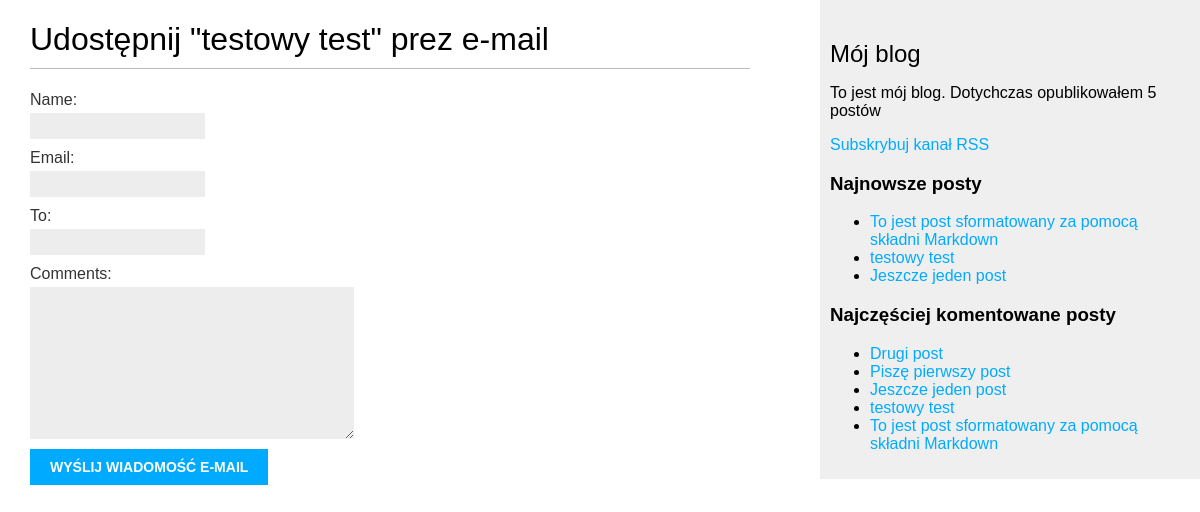
/blog/4/share/, run on the app's committed database.
### blog/models.py (models this page shows, shortened)
class Post(models.Model):
    STATUS_CHOICES = (
        ('draft', 'Roboczy'),
        ('published', 'Opublikowany'),
    )
    objects = models.Manager() # Menedżer domyślny
    published = PublishedManager() # Menedżer niestandardowy
    title = models.CharField(max_length=250)
    slug = models.SlugField(max_length=250,
                            unique_for_date='publish')
    author = models.ForeignKey(User, related_name='blog_posts', on_delete=models.CASCADE)
    body = models.TextField()
    publish = models.DateTimeField(default=timezone.now)
    created = models.DateTimeField(auto_now_add=True)
    updated = models.DateTimeField(auto_now=True)
    status = models.CharField(max_length=10,
                              choices=STATUS_CHOICES,
                              default='draft')
    class Meta:
        ordering = ('-publish',)
    def get_absolute_url(self):
        return  reverse('blog:post_detail',
                        args=[self.publish.year,
                              self.publish.strftime('%m'),
                              self.publish.strftime('%d'),
                              self.slug])
    tags = TaggableManager()

### blog/views.py (the view)
# urls.py: url(r'^(?P<post_id>\d+)/share/$', views.post_share,
def post_share(request, post_id):
    post = get_object_or_404(Post, id=post_id, status='published')
    sent = False
    if request.method == 'POST':
        form = EmailPostForm(request.POST)
        if form.is_valid():
            cd = form.cleaned_data
            post_url = request.build_absolute_uri(
                post.get_absolute_url()
            )
            subject = '{} ({}) zachęca do przeczytania "{}"'.format(cd['name'],
                                                                    cd['email'], post.title)
            message = 'Przeczytaj post "{}" na stronie {}\n\n Komentarz dodany' \
                      'przez {}: {}'.format(post.title,post_url, cd['name'], cd['comments'])
            send_mail(subject, message, 'Bary@myblog.com', [cd['to']])
            sent = True
    else:
        form = EmailPostForm()
    return render(request, 'blog/post/share.html', {'post': post,
                                                    'form': form,
                                                    'sent': sent})

### blog/forms.py
class EmailPostForm(forms.Form):
    name = forms.CharField(max_length=25)
    email = forms.EmailField()
    to = forms.EmailField()
    comments = forms.CharField(required=False,
                               widget=forms.Textarea)

### blog/models.py (called while the page is built)
    def get_queryset(self):
        return super(PublishedManager,
                     self).get_queryset()\
                            .filter(status='published')

### blog/templatetags/blog_tags.py (called while the page is built)
@register.simple_tag
def total_posts():
    return Post.published.count()

@register.inclusion_tag('blog/post/latest_posts.html')
def show_latest_posts(count=5):
    latest_posts = Post.published.order_by('-publish')[:count]
    return {'latest_posts': latest_posts}

@register.simple_tag
def get_most_commented_posts(count=5):
    return Post.published.annotate(
                 total_comments=Count('comments')
    ).order_by('-total_comments')[:count]

### blog/templates/blog/post/share.html (shortened to what this page needs)
{% extends "blog/base.html" %}
{% block content %}
  {% if sent %}
    <h1>Wiadomość e-mail została wysłana</h1>
    <p>
      Wysłanie posta "{{ post.title }}" do {{cd.to}} zakończyło się sukcesem.
    </p>
  {% else %}
    <h1>Udostępnij "{{ post.title }}" prez e-mail</h1>
    <form action="." method="post">
      {{form.as_p}}
      <input type="submit" value="Wyślij wiadomość e-mail">
    </form>
  {% endif %}
{% endblock %}

### blog/templates/blog/base.html (shortened to what this page needs)
{% load static %}
{% load blog_tags %}
<!DOCTYPE html>
<html lang="en">
<head>
    <link href="{% static "css/blog.css" %}" rel="stylesheet">
</head>
<body>
    <div id="content">
        {% block content%}
        {% endblock%}
    </div>
    <div id="sidebar">
        <h2>Mój blog</h2>
            <p>To jest mój blog. Dotychczas opublikowałem {% total_posts %} postów</p>
            <p><a href="{% url "blog:post_feed" %}">Subskrybuj kanał RSS</a></p>
        <h3>Najnowsze  posty</h3>
        {% show_latest_posts 3 %}
        <h3>Najczęściej komentowane posty</h3>
        {% get_most_commented_posts as most_commented_posts %}
        <ul>
        {% for post in most_commented_posts %}
            <li>
                <a href="{{ post.get_absolute_url }}">{{ post.title }}</a>
            </li>
        {% endfor %}
        </ul>
    </div>
</body>
</html>

### blog/templates/blog/post/latest_posts.html
<ul>
    {%for post in latest_posts %}
        <li>
            <a href="{{ post.get_absolute_url }}">{{ post.title }}</a>
        </li>
    {% endfor %}
</ul>

### blog/static/css/blog.css (style rules this page uses)
body { margin:0; padding:0; font-family:helvetica, sans-serif; }
a { color:#00abff; text-decoration:none; }
h1 { font-weight:normal; border-bottom:1px solid #bbb; padding:0 0 10px 0; }
h2 { font-weight:normal; margin:30px 0 0; }
#content { float:left; width:60%; padding:0 0 0 30px; }
#sidebar { float:right; width:30%; padding:10px; background:#efefef; height:100%; }
label { float:left; clear:both; color:#333; margin-bottom:4px; }
input, textarea { clear:both; float:left; margin:0 0 10px; background:#ededed; border:0; padding:6px 10px; font-size:12px; }
input[type=submit] { font-weight:bold; background:#00abff; color:#fff; padding:10px 20px; font-size:14px; text-transform:uppercase; }

### data on the page
Post: title "testowy test"
Post: title "To jest post sformatowany za pomocą składni Markdown"
Post: title "Jeszcze jeden post"
Post: title "Drugi post"
Post: title "Piszę pierwszy post"
